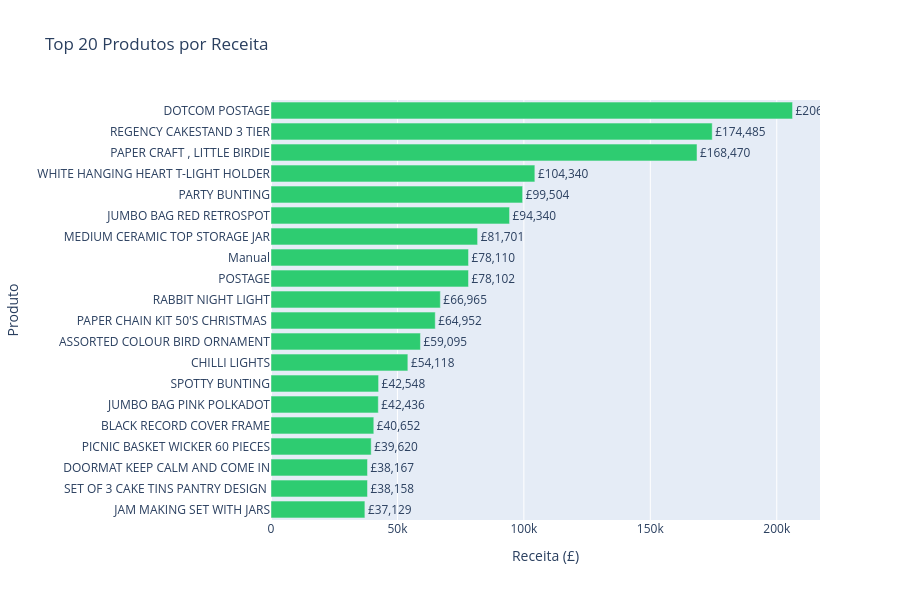

Notebook cell for this chart:
### Markdown cell above
<div id="produtos"></div>

## 3. Análise de Produtos

### Code cell
# Top 20 produtos por receita

top_produtos_receita = df_vendas.groupby(['StockCode', 'Description']).agg(
    receita=('total', 'sum'),
    quantidade=('Quantity', 'sum'),
    n_transacoes=('InvoiceNo', 'nunique')
).reset_index().sort_values('receita', ascending=False).head(20)

fig = go.Figure()

fig.add_trace(go.Bar(
    x=top_produtos_receita['receita'],
    y=top_produtos_receita['Description'],
    orientation='h',
    marker_color='#2ecc71',
    text=[f'£{x:,.0f}' for x in top_produtos_receita['receita']],
    textposition='outside'
))

fig.update_layout(
    title='Top 20 Produtos por Receita',
    xaxis_title='Receita (£)',
    yaxis_title='Produto',
    yaxis={'categoryorder': 'total ascending'},
    height=600
)

fig.show()

### Figure 1 — Plotly figure (JSON) as saved in the notebook; plotly's stock layout.template omitted (floating-point values rounded to 4 significant figures)
{"data": [{"marker": {"color": "#2ecc71"}, "orientation": "h", "text": ["£206,249", "£174,485", "£168,470", "£104,340", "£99,504", "£94,340", "£81,701", "£78,110", "£78,102", "£66,965", "£64,952", "£59,095", "£54,118", "£42,548", "£42,436", "£40,652", "£39,620", "£38,167", "£38,158", "£37,129"], "textposition": "outside", "type": "bar", "x": [206200.0, 174500.0, 168500.0, 104300.0, 99500.0, 94340.0, 81700.0, 78110.0, 78100.0, 66960.0, 64950.0, 59090.0, 54120.0, 42550.0, 42440.0, 40650.0, 39620.0, 38170.0, 38160.0, 37130.0], "y": ["DOTCOM POSTAGE", "REGENCY CAKESTAND 3 TIER", "PAPER CRAFT , LITTLE BIRDIE", "WHITE HANGING HEART T-LIGHT HOLDER", "PARTY BUNTING", "JUMBO BAG RED RETROSPOT", "MEDIUM CERAMIC TOP STORAGE JAR", "Manual", "POSTAGE", "RABBIT NIGHT LIGHT", "PAPER CHAIN KIT 50'S CHRISTMAS ", "ASSORTED COLOUR BIRD ORNAMENT", "CHILLI LIGHTS", "SPOTTY BUNTING", "JUMBO BAG PINK POLKADOT", "BLACK RECORD COVER FRAME", "PICNIC BASKET WICKER 60 PIECES", "DOORMAT KEEP CALM AND COME IN", "SET OF 3 CAKE TINS PANTRY DESIGN ", "JAM MAKING SET WITH JARS"]}], "layout": {"height": 600, "title": {"text": "Top 20 Produtos por Receita"}, "xaxis": {"title": {"text": "Receita (£)"}}, "yaxis": {"categoryorder": "total ascending", "title": {"text": "Produto"}}}}
